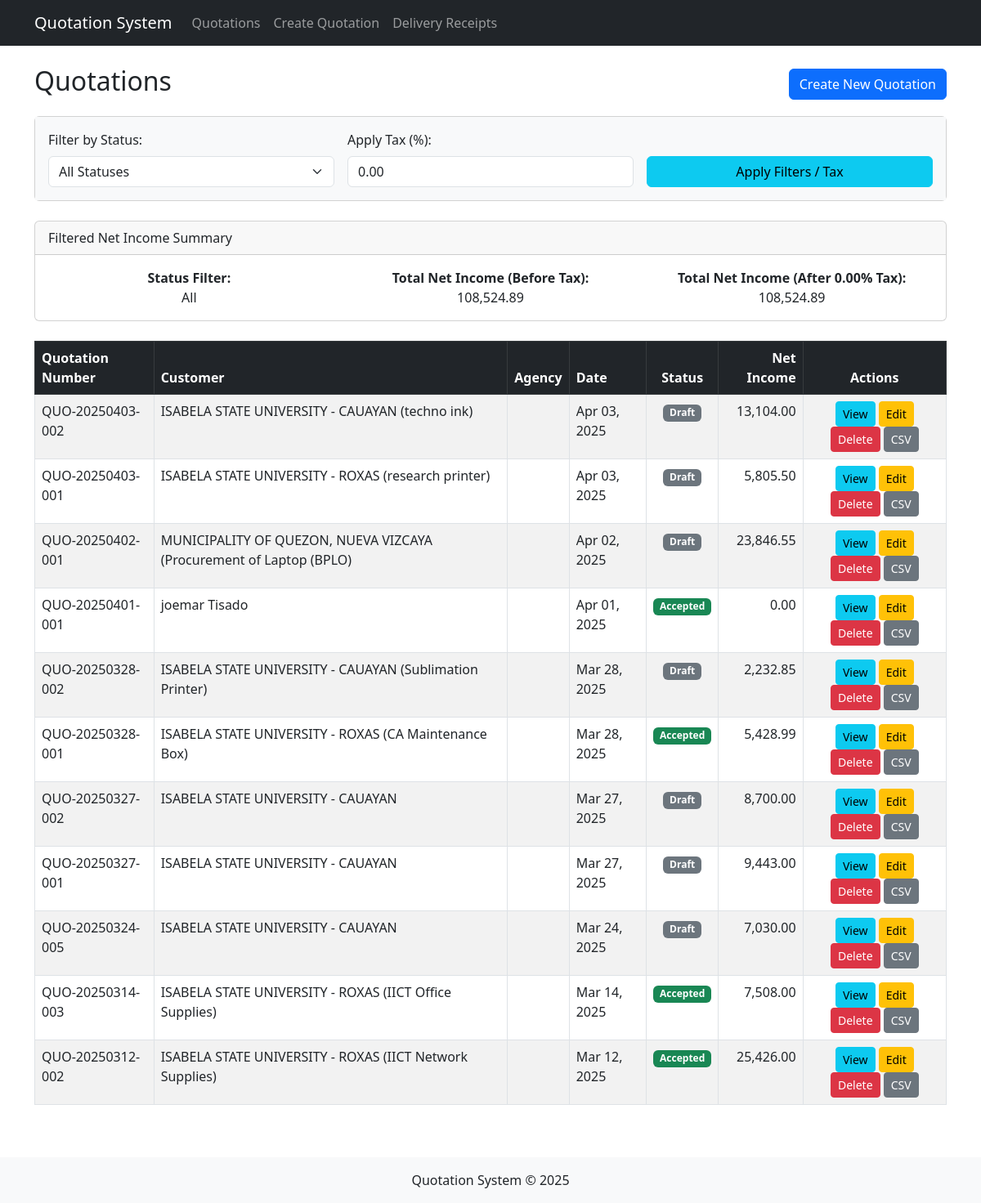
Screenshot of /quotation/list.php with the database file from the repository.
### tables this page shows
CREATE TABLE `quotations` (
  `quotation_id` int(11) NOT NULL,
  `quotation_number` varchar(20) DEFAULT NULL,
  `customer_name` varchar(255) NOT NULL,
  `customer_email` varchar(255) DEFAULT NULL,
  `customer_phone` varchar(50) DEFAULT NULL,
  `agency_name` varchar(255) DEFAULT NULL,
  `agency_address` text DEFAULT NULL,
  `contact_person` varchar(255) DEFAULT NULL,
  `quotation_date` date NOT NULL,
  `valid_until` date DEFAULT NULL,
  `status` enum('draft','sent','accepted','rejected') DEFAULT 'draft',
  `notes` text DEFAULT NULL,
  `created_at` timestamp NOT NULL DEFAULT current_timestamp(),
  `updated_at` timestamp NOT NULL DEFAULT current_timestamp() ON UPDATE current_timestamp()
);

### models/Quotation.php (called while the page is built, shortened)
<?php
class Quotation {
    private $conn;
    private $table_name = "quotations";
    public function __construct($db) {
        $this->conn = $db;
    }
    public function readAll($statusFilter = null) {
        $query = "SELECT
                    q.quotation_id, q.quotation_number, q.customer_name, q.agency_name,
                    q.quotation_date, q.status, q.created_at,
                    COALESCE(SUM(qi.total_amount), 0) AS calculated_grand_total,
                    COALESCE(SUM(qi.original_price * qi.quantity), 0) AS calculated_original_cost,
                    (COALESCE(SUM(qi.total_amount), 0) - COALESCE(SUM(qi.original_price * qi.quantity), 0)) AS net_income
                  FROM
                    " . $this->table_name . " q
                  LEFT JOIN
                    quotation_items qi ON q.quotation_id = qi.quotation_id";
        $query .= " GROUP BY q.quotation_id
                    ORDER BY q.created_at DESC";
        $stmt = $this->conn->prepare($query);
        $stmt->execute();
        return $stmt;
    }
}
?>

### quotation/list.php (the view, shortened to what this page needs)
<?php
require_once '../models/Quotation.php';
$database = new Database();
$db = $database->getConnection();
$quotation = new Quotation($db);
$selectedStatus = isset($_GET['status']) ? $_GET['status'] : 'all';
$taxPercentage = isset($_GET['tax_percentage']) && is_numeric($_GET['tax_percentage']) ? floatval($_GET['tax_percentage']) : 0;
$stmt = $quotation->readAll($selectedStatus);
$num = $stmt ? $stmt->rowCount() : 0;
include_once '../includes/header.php';
$totalNetIncomeBeforeTax = 0;
$quotationsData = [];
if ($stmt) {
    while ($row = $stmt->fetch(PDO::FETCH_ASSOC)) {
        $quotationsData[] = $row;
        $netIncome = isset($row['net_income']) && is_numeric($row['net_income']) ? floatval($row['net_income']) : 0;
        $totalNetIncomeBeforeTax += $netIncome;
    }
} else {
    error_log("Error fetching quotation data.");
    if (!headers_sent()) {
        echo "<div class='container mt-4'><div class='alert alert-danger'>Error fetching quotation data. Please try again later.</div></div>";
    }
}
$taxRate = $taxPercentage / 100;
$totalNetIncomeAfterTax = $totalNetIncomeBeforeTax * max(0, (1 - $taxRate));
?>
<div class="container mt-4">
    <div class="row">
        <div class="col-md-12">
            <div class="d-flex justify-content-between align-items-center mb-3">
                <h2>Quotations</h2>
                <a href="create.php" class="btn btn-primary">Create New Quotation</a>
            </div>
            <div class="card mb-4">
                <div class="card-body bg-light">
                    <form method="GET" action="list.php" class="row g-3 align-items-end">
                        <div class="col-md-4">
                            <label for="status" class="form-label">Filter by Status:</label>
                            <select name="status" id="status" class="form-select">
                                <option value="all" <?php echo ($selectedStatus == 'all') ? 'selected' : ''; ?>>All Statuses</option>
                            </select>
                        </div>
                        <div class="col-md-4">
                            <label for="tax_percentage" class="form-label">Apply Tax (%):</label>
                            <input type="number" name="tax_percentage" id="tax_percentage" class="form-control"
                                   value="<?php echo htmlspecialchars(number_format($taxPercentage, 2));  ?>" min="0" max="100" step="0.01" placeholder="e.g., 12.00">
                        </div>
                        <div class="col-md-4">
                            <button type="submit" class="btn btn-info w-100">Apply Filters / Tax</button>
                        </div>
                    </form>
                </div>
            </div>
            <div class="card mb-4">
                 <div class="card-header">
                    Filtered Net Income Summary
                 </div>
                 <div class="card-body">
                    <div class="row text-center">
                         <div class="col-md-4">
                             <strong>Status Filter:</strong><br> <?php echo ucfirst(htmlspecialchars($selectedStatus)); ?>
                         </div>
                         <div class="col-md-4">
                             <strong>Total Net Income (Before Tax):</strong><br> <?php echo number_format($totalNetIncomeBeforeTax, 2); ?>
                         </div>
                         <div class="col-md-4">
                              <strong>Total Net Income (After <?php echo number_format($taxPercentage, 2); ?>% Tax):</strong><br> <?php echo number_format($totalNetIncomeAfterTax, 2); ?>
                         </div>
                    </div>
                 </div>
            </div>
            <?php if(!empty($quotationsData)): ?>
                <div class="table-responsive">
                    <table class="table table-bordered table-striped table-hover">
                        <thead class="table-dark">
                            <tr>
                                <th>Quotation Number</th>
                                <th>Customer</th>
                                <th>Agency</th>
                                <th>Date</th>
                                <th class="text-center">Status</th>
                                <th class="text-end">Net Income</th>
                                <th class="text-center">Actions</th>
                            </tr>
                        </thead>
                        <tbody>
                            <?php foreach ($quotationsData as $row): ?>
                                <tr>
                                    <td><?php echo htmlspecialchars($row['quotation_number'] ?? 'QUO-'.str_pad($row['quotation_id'], 3, '0', STR_PAD_LEFT)); ?></td>
                                    <td><?php echo htmlspecialchars($row['customer_name']); ?></td>
                                    <td><?php echo htmlspecialchars($row['agency_name'] ?? 'N/A'); ?></td>
                                    <td><?php echo date('M d, Y', strtotime($row['quotation_date'])); ?></td>
                                    <td class="text-center">
                                        <span class="badge <?php
                                            echo ($row['status'] == 'draft') ? 'bg-secondary' :
                                                (($row['status'] == 'sent') ? 'bg-primary' :
                                                    (($row['status'] == 'accepted') ? 'bg-success' : 'bg-danger'));
                                        ?>">
                                            <?php echo ucfirst(htmlspecialchars($row['status'])); ?>
                                        </span>
                                    </td>
                                    <td class="text-end">
                                        <?php
                                            $netIncome = isset($row['net_income']) && is_numeric($row['net_income']) ? floatval($row['net_income']) : 0;
                                            echo number_format($netIncome, 2);
                                        ?>
                                    </td>
                                    <td class="text-center">
                                        <a href="view.php?id=<?php echo $row['quotation_id']; ?>" class="btn btn-info btn-sm" title="View">View</a>
                                        <a href="edit.php?id=<?php echo $row['quotation_id']; ?>" class="btn btn-warning btn-sm" title="Edit">Edit</a>
                                        <a href="delete.php?id=<?php echo $row['quotation_id']; ?>" class="btn btn-danger btn-sm" title="Delete" onclick="return confirm('Are you sure you want to delete this quotation and all associated items/deliveries?')">Delete</a>
                                        <a href="export.php?id=<?php echo $row['quotation_id']; ?>&type=csv" class="btn btn-secondary btn-sm" title="Export CSV">CSV</a>
                                    </td>
                                </tr>
                            <?php endforeach; ?>
                        </tbody>
                    </table>
                </div>
            <?php elseif ($num === 0):  ?>
                 <div class="alert alert-info">No quotations found matching the current filter criteria.</div>
            <?php else:  ?>
                 <div class="alert alert-warning">Could not display quotations. Please check system logs or contact support.</div>
            <?php endif; ?>
        </div>
    </div>
</div>
<?php
include_once '../includes/footer.php';
?>

### includes/header.php (shortened to what this page needs)
<!DOCTYPE html>
<html lang="en">
<head>
    <link href="https://cdn.jsdelivr.net/npm/bootstrap@5.3.0-alpha1/dist/css/bootstrap.min.css" rel="stylesheet">
    <link href="../css/styles.css" rel="stylesheet">
</head>
<body>
    <nav class="navbar navbar-expand-lg navbar-dark bg-dark">
        <div class="container">
            <a class="navbar-brand" href="../index.php">Quotation System</a>
            <div class="collapse navbar-collapse" id="navbarNav">
                <ul class="navbar-nav">
                    <li class="nav-item">
                        <a class="nav-link" href="../quotation/list.php">Quotations</a>
                    </li>
                    <li class="nav-item">
                        <a class="nav-link" href="../quotation/create.php">Create Quotation</a>
                    </li>
                    <li class="nav-item">
                        <a class="nav-link" href="../delivery/list.php">Delivery Receipts</a>
                    </li>
                </ul>
            </div>
        </div>
    </nav>

### includes/footer.php (shortened to what this page needs)
<footer class="bg-light py-3 mt-5">
        <div class="container text-center">
            <p class="mb-0">Quotation System &copy; <?php echo date('Y'); ?></p>
        </div>
    </footer>
</body>
</html>

### rows the page displays
quotations: quotation_number "QUO-20250403-002", customer_name "ISABELA STATE UNIVERSITY - CAUAYAN (techno ink)", quotation_date "Apr 03, 2025", status "Draft", netIncome "13,104.00"
quotations: quotation_number "QUO-20250403-001", customer_name "ISABELA STATE UNIVERSITY - ROXAS (research printer)", quotation_date "Apr 03, 2025", status "Draft", netIncome "5,805.50"
quotations: quotation_number "QUO-20250402-001", customer_name "MUNICIPALITY OF QUEZON, NUEVA VIZCAYA (Procurement of Laptop (BPLO)", quotation_date "Apr 02, 2025", status "Draft", netIncome "23,846.55"
quotations: quotation_number "QUO-20250401-001", customer_name "joemar Tisado", quotation_date "Apr 01, 2025", status "Accepted", netIncome "0.00"
quotations: quotation_number "QUO-20250328-002", customer_name "ISABELA STATE UNIVERSITY - CAUAYAN (Sublimation Printer)", quotation_date "Mar 28, 2025", status "Draft", netIncome "2,232.85"
quotations: quotation_number "QUO-20250328-001", customer_name "ISABELA STATE UNIVERSITY - ROXAS (CA Maintenance Box)", quotation_date "Mar 28, 2025", status "Accepted", netIncome "5,428.99"
quotations: quotation_number "QUO-20250327-002", customer_name "ISABELA STATE UNIVERSITY - CAUAYAN", quotation_date "Mar 27, 2025", status "Draft", netIncome "8,700.00"
quotations: quotation_number "QUO-20250327-001", customer_name "ISABELA STATE UNIVERSITY - CAUAYAN", quotation_date "Mar 27, 2025", status "Draft", netIncome "9,443.00"
quotations: quotation_number "QUO-20250324-005", customer_name "ISABELA STATE UNIVERSITY - CAUAYAN", quotation_date "Mar 24, 2025", status "Draft", netIncome "7,030.00"
quotations: quotation_number "QUO-20250314-003", customer_name "ISABELA STATE UNIVERSITY - ROXAS (IICT Office Supplies)", quotation_date "Mar 14, 2025", status "Accepted", netIncome "7,508.00"
quotations: quotation_number "QUO-20250312-002", customer_name "ISABELA STATE UNIVERSITY - ROXAS (IICT Network Supplies)", quotation_date "Mar 12, 2025", status "Accepted", netIncome "25,426.00"

### other values shown
$selectedStatus "All"
$totalNetIncomeBeforeTax "108,524.89"
$taxPercentage "0.00"
$totalNetIncomeAfterTax "108,524.89"
